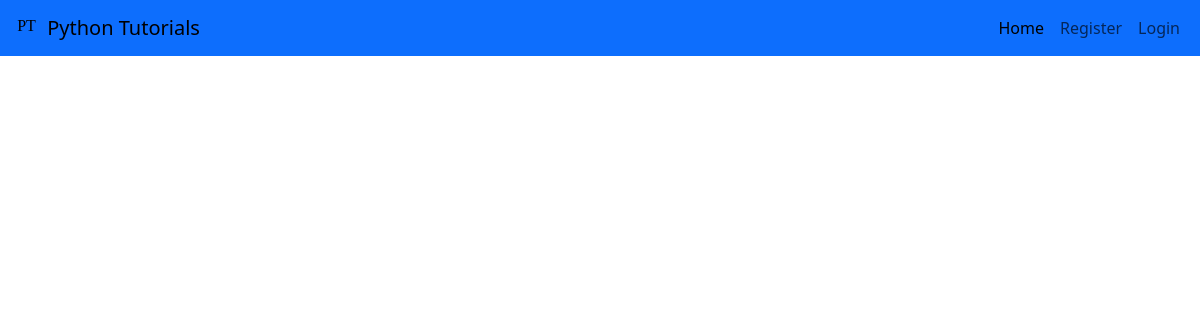
The app's page /, older data.
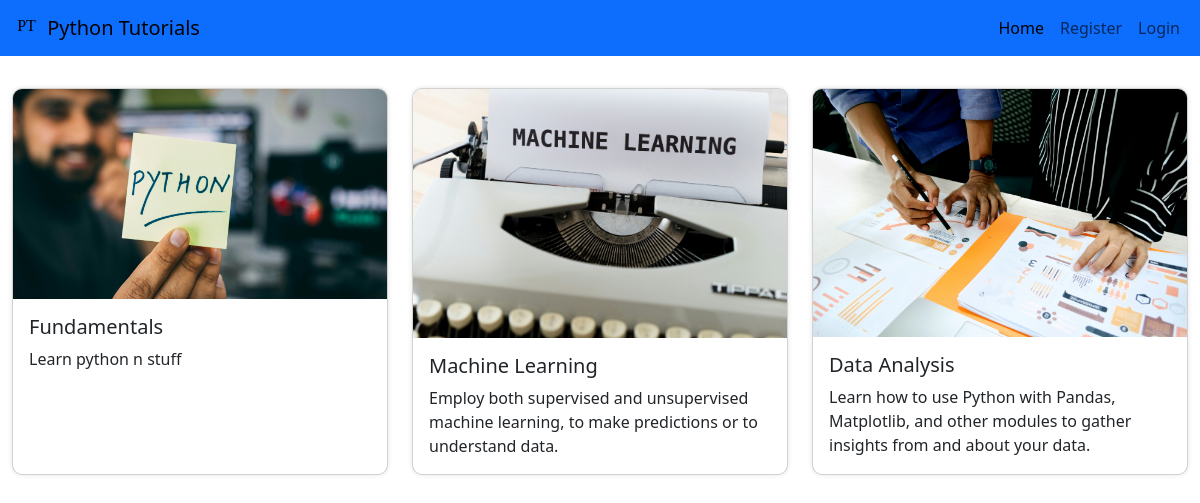
The same page, newer data.
### main/models.py (models this page shows, shortened)
class TutorialCategory(models.Model):
    category = models.CharField(max_length=200)
    summary = models.CharField(max_length=200)
    slug = models.CharField(max_length=200)
    class Meta:
        verbose_name_plural = "Categories"

### main/views.py (the view)
# urls.py: path("", views.homepage, name="homepage"),
def homepage(request):
    return render(
        request=request,
        template_name="main/categories.html",
        context={"categories": TutorialCategory.objects.all()},
    )

### main/templates/main/categories.html
{% extends 'main/base.html'%}
{% block content %}
{% load static %}
<div class="row row-cols-1 row-cols-md-3 g-4 mt-2 mx-auto">
    {% for cat in categories %}
    <div class="col">
        <a href="{{cat.slug}}" class="card-link"  id="card-link" style="text-decoration: none;">
            <div class="card h-100">
                <img src="{% static 'main/img/' %}{{ cat.slug }}.jpg" class="card-img-top" alt="...">
                <div class="card-body">
                    <h5 class="card-title">{{cat.category}}</h5>
                    <p class="card-text">{{cat.summary}}</p>
                </div>
            </div>
        </a>
    </div>
    {% endfor %}
</div>
{% endblock %}

### main/templates/main/base.html (shortened to what this page needs)
<!DOCTYPE html>
<html lang="en">
<head>
    <link href="https://cdn.jsdelivr.net/npm/bootstrap@5.3.3/dist/css/bootstrap.min.css" rel="stylesheet"
>
    {% load static %}
    <link rel="stylesheet" href="{% static 'main/css/styles.css' %}">
</head>
<body>
    {% include 'main/includes/navbar.html' %}
    {% block content %}
    {% endblock %}
</body>
</html>

### main/templates/main/includes/navbar.html (shortened to what this page needs)
{% load static %}
<nav class="navbar navbar-expand-lg bg-primary">
  <div class="container-fluid">
    <a class="navbar-brand col-lg-2 me-0" href="/">
      <img src="{% static 'main/img/logo.svg' %}" alt="Logo" width="30" height="24"
        class="d-inline-block align-text-top">
      Python Tutorials
    </a>
    <div class="collapse navbar-collapse d-lg-flex justify-content-lg-end" id="navbarsExample11">
      <ul class="navbar-nav col-lg-3 justify-content-lg-end">
        <li class="nav-item">
          <a class="nav-link active" aria-current="page" href="/">Home</a>
        </li>
        {% if user.is_authenticated %}
        <li class="nav-item">
          <a class="nav-link text-white" href="/account">
            <svg xmlns="http://www.w3.org/2000/svg" width="16" height="24" fill="currentColor"
              class="bi bi-person-circle" viewBox="0 0 16 16">
              <path d="M11 6a3 3 0 1 1-6 0 3 3 0 0 1 6 0" />
              <path fill-rule="evenodd"
                d="M0 8a8 8 0 1 1 16 0A8 8 0 0 1 0 8m8-7a7 7 0 0 0-5.468 11.37C3.242 11.226 4.805 10 8 10s4.757 1.225 5.468 2.37A7 7 0 0 0 8 1" />
            </svg>
            ({{user.username}})
          </a>
        </li>
        <li class="nav-item">
          <a class="nav-link" href="/logout">Logout</a>
        </li>
        {% else %}
        <li class="nav-item"> <a class="nav-link" href="/register">Register</a></li>
        <li class="nav-item"><a class="nav-link" href="/login">Login</a></li>
        {% endif %}
      </ul>
    </div>
  </div>
</nav>

### main/static/main/css/styles.css (style rules this page uses)
.card { border-radius: 10px; box-shadow: 0px 0px 5px rgba(0, 0, 0, 0.1); transition: transform 0.3s; overflow: hidden; }

Row changes from the older to the newer data that the page shows:
added TutorialCategory: slug (picture), category "Fundamentals", summary "Learn python n stuff"
added TutorialCategory: slug (picture), category "Machine Learning", summary "Employ both supervised and unsupervised machine learning, to make predictions or to understand data."
added TutorialCategory: slug (picture), category "Data Analysis", summary "Learn how to use Python with Pandas, Matplotlib, and other modules to gather insights from and about your data."
